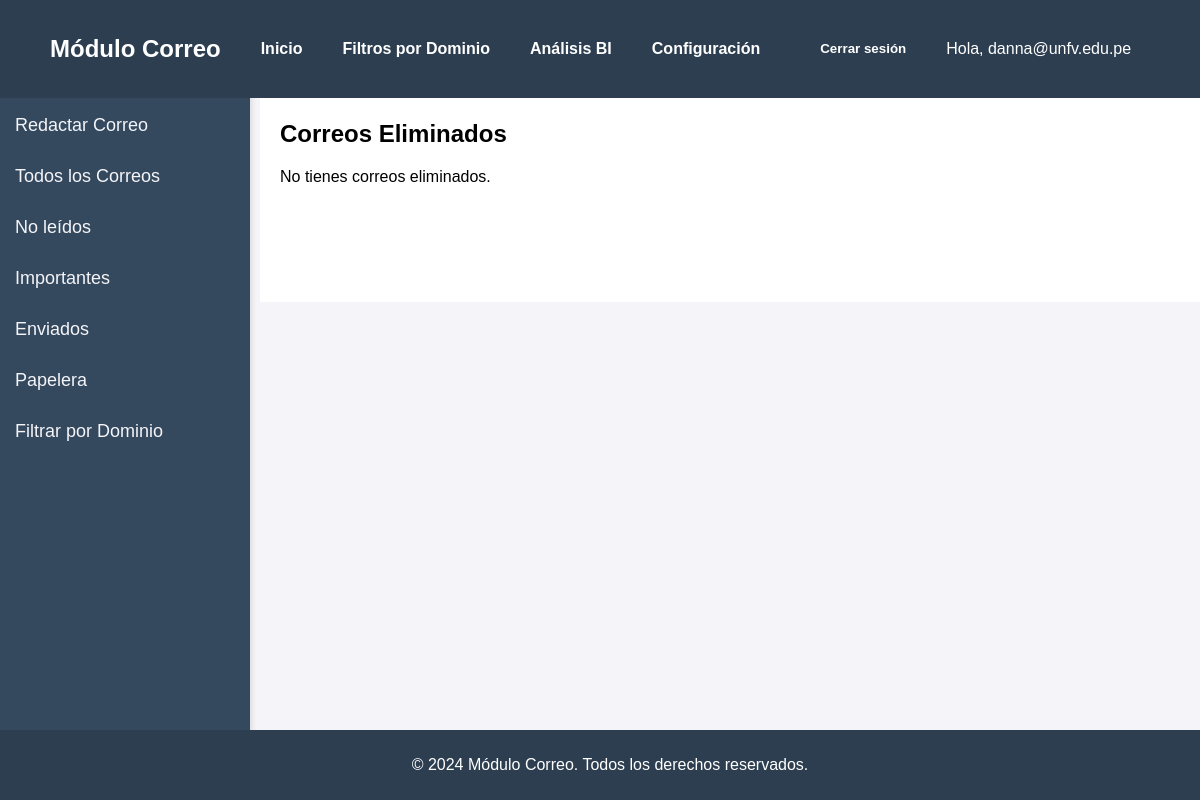
Before: /home/correos-eliminados/ (signed in) with the older database file.
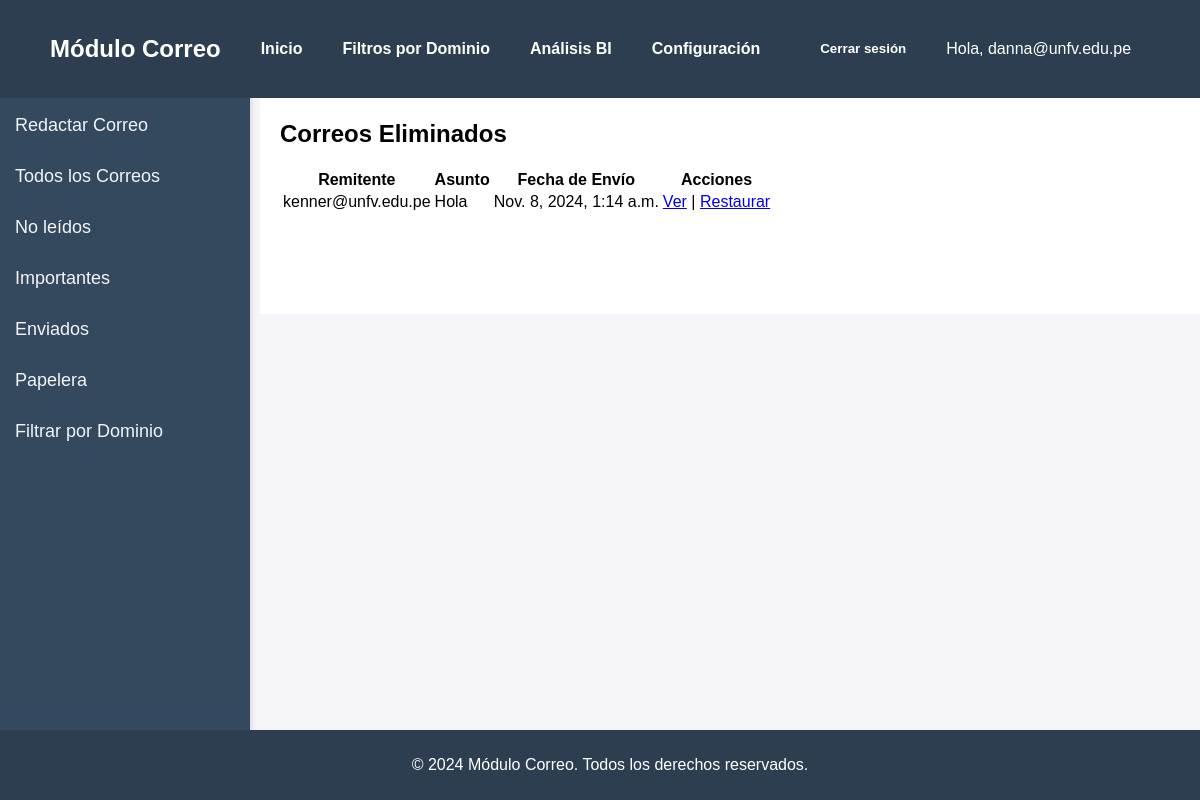
After: the same page with the newer database file.
### emails/models.py (models this page shows, shortened)
class Correo(models.Model):
    remitente = models.ForeignKey(User, on_delete=models.CASCADE, related_name="enviados")
    destinatario = models.ForeignKey(User, on_delete=models.CASCADE, related_name="correos_recibidos")  # Mantienes la relación ManyToMany
    asunto = models.CharField(max_length=200)
    contenido = models.TextField()
    fecha_envio = models.DateTimeField(auto_now_add=True)
    eliminado_por_remitente = models.BooleanField(default=False)  # Nuevo campo
    eliminado_por_destinatario = models.BooleanField(default=False)

### emails/views.py (the view)
# urls.py: path('correos-eliminados/', views.correos_eliminados_view, name='correos_eliminados'),
@login_required
def correos_eliminados_view(request):
    correos_eliminados = Correo.objects.filter(destinatario=request.user, eliminado_por_destinatario=True)
    return render(request, 'emails/correos_eliminados.html', {'correos_eliminados': correos_eliminados})

### Templates/emails/correos_eliminados.html
{% extends 'emails/base.html' %}
{% block content %}
<h2>Correos Eliminados</h2>
{% if correos_eliminados %}
    <table>
        <thead>
            <tr>
                <th>Remitente</th>
                <th>Asunto</th>
                <th>Fecha de Envío</th>
                <th>Acciones</th>
            </tr>
        </thead>
        <tbody>
            {% for correo in correos_eliminados %}
                <tr>
                    <td>{{ correo.remitente }}</td>
                    <td>{{ correo.asunto }}</td>
                    <td>{{ correo.fecha_envio }}</td>
                    <td>
                        <a href="{% url 'ver_correo' correo.id %}">Ver</a> |
                        <a href="{% url 'restaurar_correo' correo.id %}">Restaurar</a>
                    </td>
                </tr>
            {% endfor %}
        </tbody>
    </table>
{% else %}
    <p>No tienes correos eliminados.</p>
{% endif %}
{% endblock %}

Changed rows visible on the page:
now on this page (row edited): Correo: remitente "kenner@unfv.edu.pe", asunto "Hola", fecha_envio "Nov. 8, 2024, 1:14 a.m."
Other visible differences:
text no longer shown: "No tienes correos eliminados."
text now shown: "Remitente Asunto Fecha de Envío Acciones"
